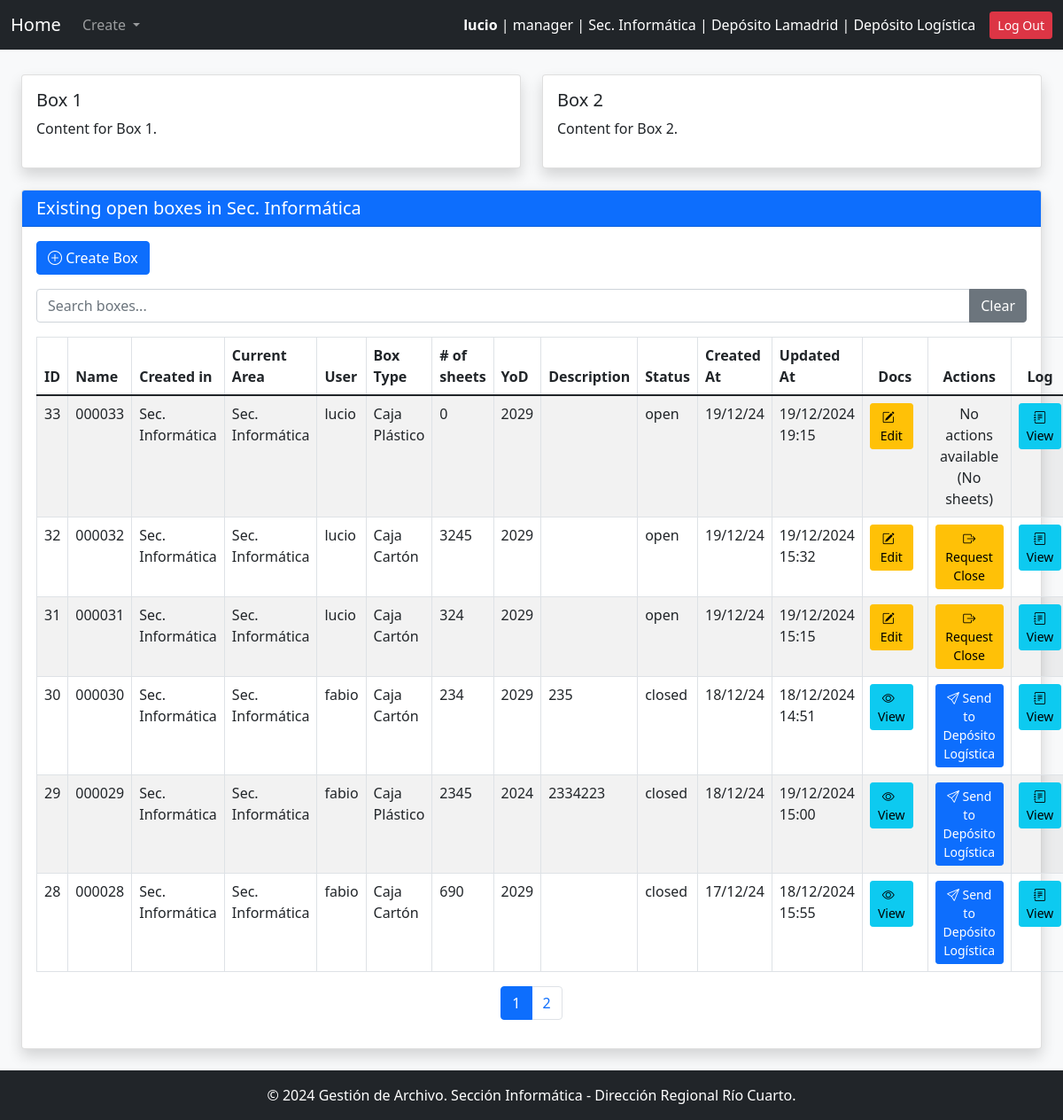
The app's page /main/ (signed in), older data.
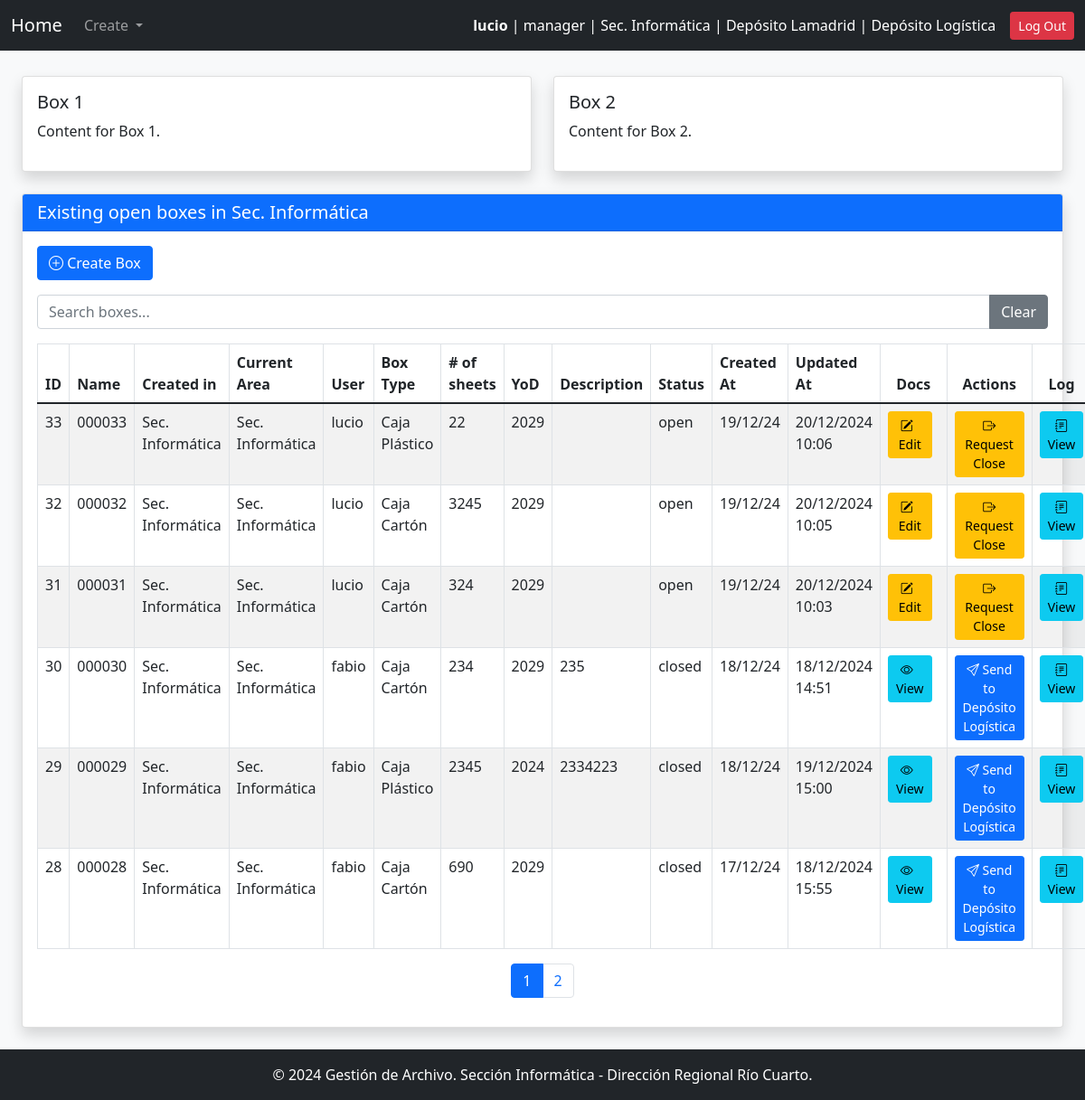
The same page, newer data.
### gestion_archivo_app/models.py (models this page shows, shortened)
class Box(models.Model):
    STATUS_CHOICES = [
        ('open', 'Open'),
        ('closed', 'Closed'),
        ('waiting_close', 'Waiting for Close'),
        ('waiting_archive', 'Waiting for Archive'),
        ('accepted_archive', 'Accepted by Archive Responsible'),
        ('archived', 'In Archive'),
    ]
    name = models.CharField(max_length = 10, primary_key=False, verbose_name="Box Name", null=False, blank=False, unique=True)
    box_type = models.ForeignKey(BoxType, on_delete=models.PROTECT, related_name="boxes")
    description = models.TextField(blank=True, null=True, verbose_name="Box Description")
    user = models.ForeignKey(settings.AUTH_USER_MODEL, on_delete=models.PROTECT, related_name="boxes")
    area = models.ForeignKey(Area, on_delete=models.PROTECT, related_name="boxes")
    status = models.CharField(max_length=32, choices=STATUS_CHOICES, default='open')
    id = models.AutoField(primary_key=True, verbose_name="Box ID")  # Auto-incremental ID
    creation_date = models.DateTimeField(auto_now_add=True, verbose_name="Creation Date")
    update_date =  models.DateTimeField(auto_now=True)
    close_date = models.DateTimeField(blank=True, null=True, default=None, verbose_name="Close Date")
    destruction_year = models.PositiveSmallIntegerField(
        choices=[(0,'Never')] + [(year, str(year)) for year in range(get_current_year(), get_current_year() + 500)],
        verbose_name="Destruction Year"
    )
    current_area = models.ForeignKey(Area, on_delete=models.PROTECT, related_name="current_boxes", verbose_name="Current Area")
    total_sheets = models.PositiveIntegerField(default=0)

class Area(models.Model):
    code = models.CharField(max_length=30, unique=True, verbose_name="Area Code")
    name = models.CharField(max_length=100, unique=True, verbose_name="Area Name")
    description = models.TextField(blank=True, null=True, verbose_name="Description")
    is_deposit = models.BooleanField(default=False, verbose_name="Is Deposit")
    def __str__(self):
        return self.name

class User(AbstractUser):
    ROLE_CHOICES = [
        ('user', 'User'),
        ('manager', 'Manager'),
        ('archive_responsible', 'Archive Responsible'),
        ('admin', 'System Administrator')
    ]
    role = models.CharField(max_length=32, choices=ROLE_CHOICES)
    area = models.ForeignKey('Area', on_delete=models.PROTECT, verbose_name="User Area")
    deposit = models.ForeignKey(
        'Area',
        on_delete=models.PROTECT,
        default=get_default_archive,
        verbose_name="Archive",
        related_name='deposits'
    )
    objects = UserManager()
    USERNAME_FIELD = 'username'
    REQUIRED_FIELDS = ['first_name', 'last_name', 'role']

class BoxType(models.Model):
    name = models.CharField(max_length=100, unique=True, verbose_name="Box Type")
    description = models.TextField(blank=True, null=True, verbose_name="Description")

### gestion_archivo_app/views.py (the view)
# urls.py: path('main/', main, name='main'),
@login_required
def main(request):
    if request.user.role == 'admin':
        items = Box.objects.all().order_by('-name')
    else:
        user_area = request.user.area
        items = Box.objects.filter(area=user_area).order_by('-name')
    user_area = request.user.area
    return render(request, "main.html", {"items": items})

### gestion_archivo_app/context_processors.py (called while the page is built)
def system_config(request):
    try:
        pagination_limit = int(SystemConfigKeyValues.objects.get(key="pagination_limit").value)
    except SystemConfigKeyValues.DoesNotExist:
        pagination_limit = 10  # Valor por defecto
    try:
        default_archive_code = SystemConfigKeyValues.objects.get(key="default_archive_code").value
    except SystemConfigKeyValues.DoesNotExist:
        default_archive_code = "AADE_ARCHIVE"  # Valor por defecto
    try:
        config_name_org = SystemConfigKeyValues.objects.get(key="config_name_org").value
    except SystemConfigKeyValues.DoesNotExist:
        config_name_org = "Define config_name_org"  # Valor por defecto
    return {
        "pagination_limit": pagination_limit,
        "default_archive_code": default_archive_code,
        "config_name_org": config_name_org
    }

### gestion_archivo_app/templates/main.html (shortened to what the changed rows need)
{% extends "base.html" %}
{% block content %}
<div class="container-fluid mt-4">
    <div class="row mt-4">
        <div class="col-12">
            <div class="card shadow">
                <div class="card-body">
                    <table class="table table-bordered table-striped mt-3" id="tableId">
                        <thead>
                            <tr>
                                <th onclick="sortTable(0)">ID </th>
                                <th onclick="sortTable(1)">Name </th>
                                <th onclick="sortTable(2)">Created in</th>
                                <th onclick="sortTable(3)">Current Area</th>
                                <th onclick="sortTable(4)">User </th>
                                <th onclick="sortTable(5)">Box Type </th>
                                <th onclick="sortTable(6)"># of sheets </th>
                                <th onclick="sortTable(7)">YoD </th>
                                <th onclick="sortTable(8)">Description </th>
                                <th onclick="sortTable(9)">Status </th>
                                <th onclick="sortTable(10)">Created At </th>
                                <th onclick="sortTable(11)">Updated At </th>
                                <th class="text-center">Docs</th>
                                <th class="text-center">Actions</th>
                                <th class="text-center">Log</th>
                            </tr>
                        </thead>
                        <tbody id="tableBodyId">
                            {% for item in items %}
                                <tr>
                                    <td>{{ item.id }}</td>
                                    <td>{{ item.name }}</td>
                                    <td>{{ item.area.name }}</td>
                                    <td>{{ item.current_area.name }}</td>
                                    <td>{{ item.user.username }}</td>
                                    <td>{{ item.box_type.name }}</td>
                                    <td>{{ item.total_sheets }}</td>
                                    <td>{{ item.destruction_year }}</td>
                                    <td>{{ item.description }}</td>
                                    <td>{{ item.status }}</td>
                                    <td>{{ item.creation_date|date:"d/m/y" }}</td>
                                    <td>{{ item.update_date|date:"d/m/Y H:i"  }}</td>
                                    {% if item.status == 'open' %}
                                        {% if user.role == 'manager' or user.role == 'user' %}
                                            <td class="text-center">
                                                <a href="{% url 'edit_box_documentation' item.id %}" class="btn btn-sm btn-warning me-2">
                                                    <i class="bi bi-pencil-square"></i> &nbsp; Edit
                                                </a>
                                            </td>
                                        {% else %}
                                            <td class="text-center">
                                                <a href="{% url 'edit_box_documentation' item.id %}" class="btn btn-sm btn-info me-2">
                                                    <i class="bi bi-eye"></i> &nbsp; View
                                                </a>
                                            </td>
                                        {% endif %}
                                    {% else %}
                                        <td class="text-center">
                                            <a href="{% url 'edit_box_documentation' item.id %}" class="btn btn-sm btn-info me-2">
                                                <i class="bi bi-eye"></i> &nbsp; View
                                            </a>
                                        </td>
                                    {% endif %}
                                    <td class="text-center">
                                        {% if item.total_sheets == 0 %}
                                            No actions available (No sheets)
                                        {% elif item.status == 'open' %}
                                            {% if user.role == 'manager' or user.role == 'user' %}
                                                <a href="{% url 'request_close_box' item.id %}" class="btn btn-sm btn-warning request-close">
                                                    <i class="bi bi-box-arrow-right"></i> Request Close
                                                </a>
                                            {% else %}
                                                Document has shets, User is AR or Admin
                                            {% endif %}
                                        {% elif item.status == 'closed' and user.role == 'manager' %}
                                            <a href="{% url 'send_box_to_archive' item.id %}" class="btn btn-sm btn-primary send-to-archive" >
                                                <i class="bi bi-send"></i> Send to {{archive_responsible_area}}
                                            </a>
                                        {% elif user.role == 'user' %}
                                            None (User is user)
                                        {% else %}
                                            User is admin or Archive responsible
                                        {% endif %}
                                    </td>
                                    <td class="text-center">
                                        <a href="{% url 'box_logs' item.id %}" class="btn btn-sm btn-info">
                                            <i class="bi bi-journal-text"></i> View
                                        </a>
                                    </td>
                                </tr>
                            {% endfor %}
                        </tbody>
                    </table>
                </div>
            </div>
        </div>
    </div>
</div>
{% load static %}
{% endblock %}

Row changes from the older to the newer data that the page shows:
changed Box id 33: total_sheets "0" → "22"; update_date "19/12/2024 19:15" → "20/12/2024 10:06"; total_sheets "No actions available (No sheets)" → "Request Close"
changed Box id 32: update_date "19/12/2024 15:32" → "20/12/2024 10:05"
changed Box id 31: update_date "19/12/2024 15:15" → "20/12/2024 10:03"
